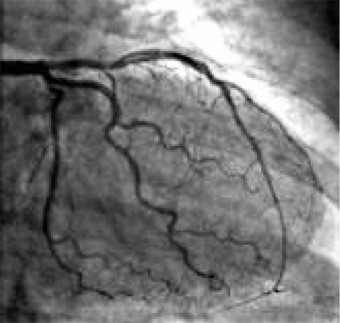
#> input picture exercise2/1.jpg, 340 x 323 px
$ python 1.py
#> lines starting #> are read from the running program, lines starting #| are printed output that depends on the picture
import cv2
import matplotlib.pyplot as plt
import numpy as np

img = cv2.imread('1.jpg') # reading image
#> img is the input picture: shape (323, 340, 3); mean B, G, R 113.1, 116, 114.1
gray = cv2.cvtColor(img,cv2.COLOR_BGR2GRAY) #convert to gray
plt.hist(gray.ravel(), bins=256) #showing histogram of original image
plt.show()
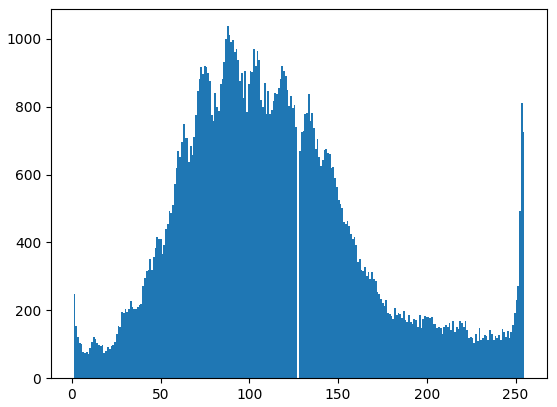
#> figure drawn by matplotlib, 1 panel; tallest bar 1037 high, from x = 87.32 to 88.31
w , h = gray.shape
#> w = 323; h = 340
n = w * h #n is the number of pixels
#> n = 109820
My_dict = dict()
for i in range (0,256): #create a dictionary to keep every pixel intensity as a key
    My_dict[i] = 0

for item in gray.ravel(): #keep the number of each pixel intensity as dictionary values
    My_dict[item]+=1
#> this loop made 109820 passes
#> item on passes 1 to 3: 64, 64, 74
#> after the loop, My_dict = 256 items

for i in My_dict: #calculate cumulative normalized histogram
    if i > 0:
        My_dict[i] += My_dict[i-1]

for i in My_dict: #calculate cumulative normalized histogram and transformed intensity
        My_dict[i] = round(( My_dict[i] / n ) * 255)

equalized=gray.copy()
for i in range(w): #apply the equalization to original image
    for j in range(h):
        k=equalized[i,j]
        equalized[i,j]=My_dict[k]
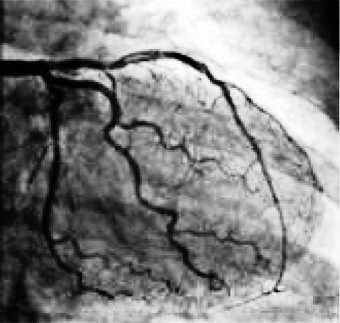
#> equalized: shape (323, 340); min 1, max 255, mean 128.3

plt.hist(equalized.ravel(), bins=256) #showing equalized histogram
plt.show()
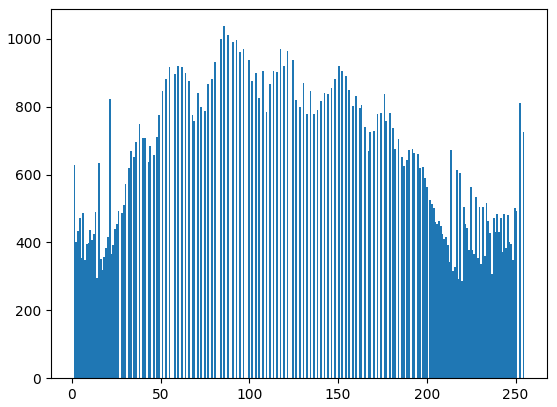
#> figure drawn by matplotlib, 1 panel; tallest bar 1037 high, from x = 85.34 to 86.33

cv2.imshow('original',gray) #showing main image
cv2.imshow('equalized',equalized) #showing equalized image
cv2.waitKey(0)
cv2.destroyAllWindows()

$ run again, with exercise2/2.jpg copied over exercise2/1.jpg
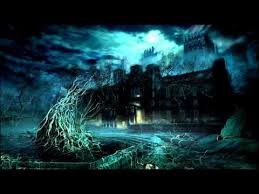
#> input picture exercise2/2.jpg, 259 x 194 px
#> img is the input picture: shape (194, 259, 3); mean B, G, R 53.7, 48, 20.2
#> after the loop `for item in gray.ravel():`: My_dict = 256 items
#> after the loop `for i in range(w):`:
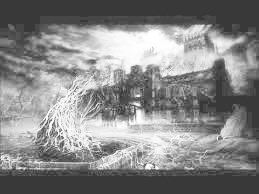
#> equalized: shape (194, 259); min 57, max 255, mean 134.9
#> `plt.show()`:
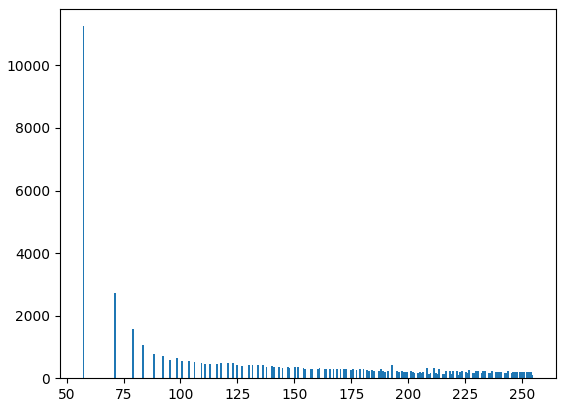
#> figure drawn by matplotlib, 1 panel; tallest bar 11253 high, from x = 57 to 57.77

$ run again, with exercise2/3.jpg copied over exercise2/1.jpg
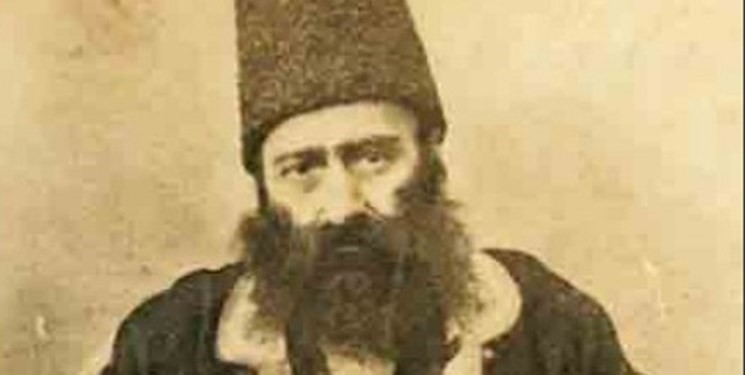
#> input picture exercise2/3.jpg, 745 x 375 px
#> img is the input picture: shape (375, 745, 3); mean B, G, R 116.3, 162.5, 185.2
#> the loop `for item in gray.ravel():` made 279375 passes
#> item on passes 1 to 3: 201, 201, 201
#> after the loop `for item in gray.ravel():`: My_dict = 256 items
#> after the loop `for i in range(w):`:
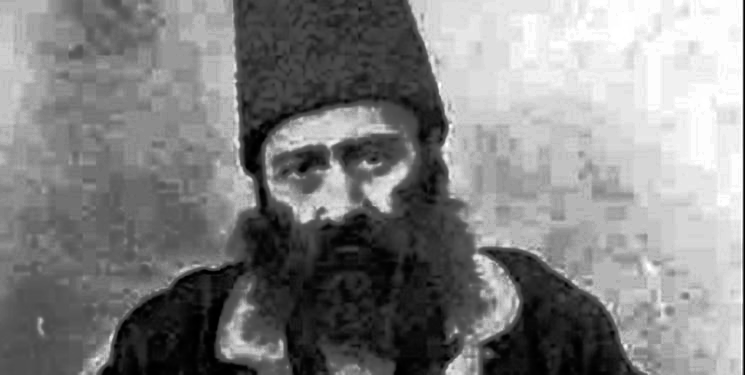
#> equalized: shape (375, 745); min 0, max 255, mean 128.8
#> `plt.show()`:
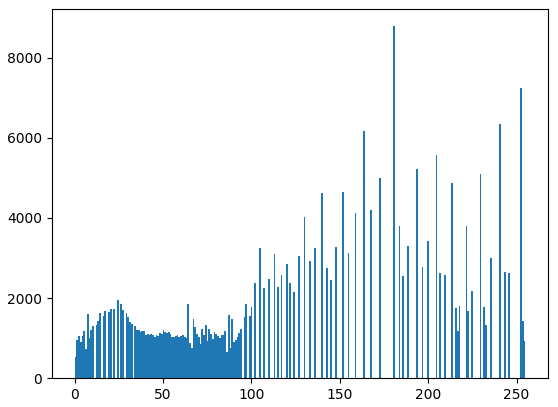
#> figure drawn by matplotlib, 1 panel; tallest bar 8785 high, from x = 180.3 to 181.3
